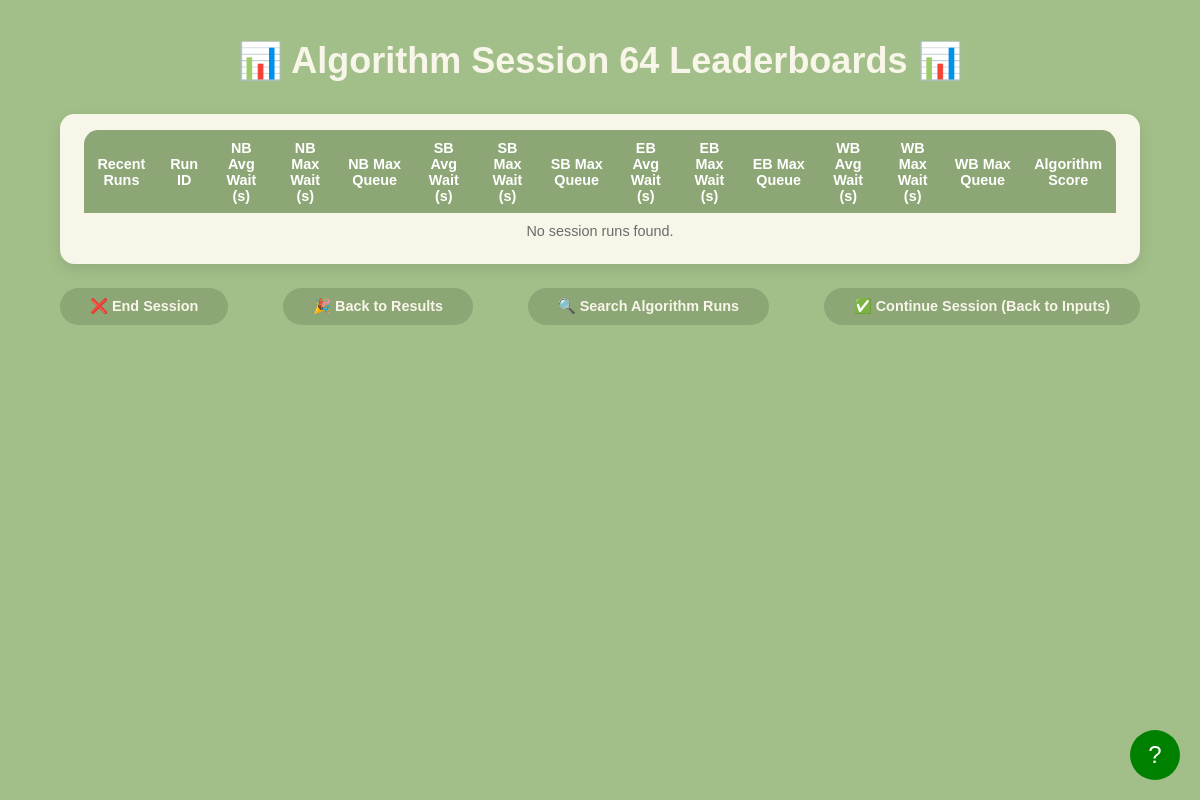
/algorithm_session_leaderboard?session_id=64, run on an earlier commit of the app's database.
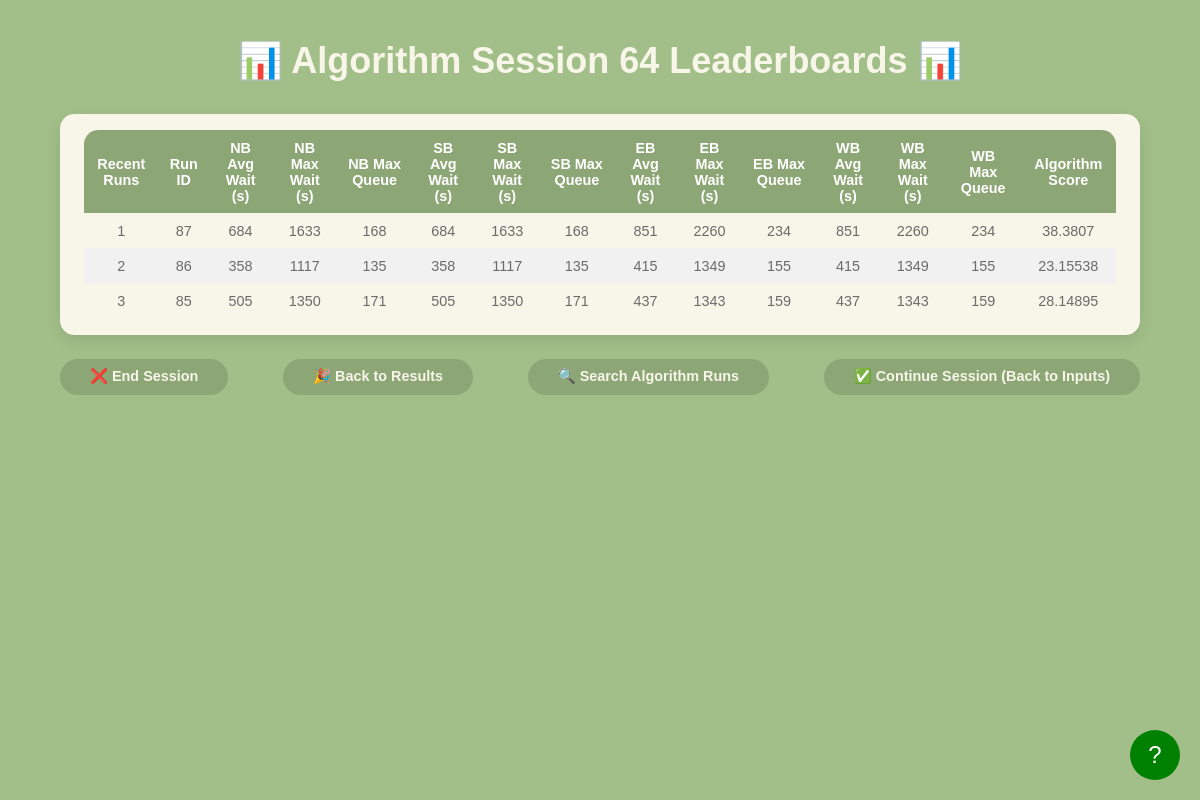
And on a later commit of the database.
### models.py (models this page shows, shortened)
class AlgorithmLeaderboardResult(db.Model):
    __tablename__ = 'algorithm_leaderboard_results'
    id = db.Column(db.Integer, primary_key=True, autoincrement=True)
    run_id = db.Column(db.Integer, db.ForeignKey('configurations.run_id'), nullable=False)
    session_id = db.Column(db.Integer, db.ForeignKey('sessions.id'), nullable=False)
    avg_wait_time_north = db.Column(db.Float, nullable=False)
    max_wait_time_north = db.Column(db.Float, nullable=False)
    max_queue_length_north = db.Column(db.Integer, nullable=False)
    avg_wait_time_south = db.Column(db.Float, nullable=False)
    max_wait_time_south = db.Column(db.Float, nullable=False)
    max_queue_length_south = db.Column(db.Integer, nullable=False)
    avg_wait_time_east = db.Column(db.Float, nullable=False)
    max_wait_time_east = db.Column(db.Float, nullable=False)
    max_queue_length_east = db.Column(db.Integer, nullable=False)
    avg_wait_time_west = db.Column(db.Float, nullable=False)
    max_wait_time_west = db.Column(db.Float, nullable=False)
    max_queue_length_west = db.Column(db.Integer, nullable=False)

### app.py (the view)
@app.route('/algorithm_session_leaderboard')
def algorithm_session_leaderboard_page():
    session_id = request.args.get('session_id', type=int)
    if not session_id:
        active_session = Session.query.filter_by(active=True).order_by(Session.id.desc()).first()
        session_id = active_session.id if active_session else None
    print(session_id)
    raw_runs = get_recent_algorithm_runs(session_id) if session_id else []
    processed_runs = []
    for run in raw_runs:
        score = compute_score_4directions(
            run.run_id,
            run.session_id,
            run.avg_wait_time_north, run.max_wait_time_north, run.max_queue_length_north,
            run.avg_wait_time_south, run.max_wait_time_south, run.max_queue_length_south,
            run.avg_wait_time_east, run.max_wait_time_east, run.max_queue_length_east,
            run.avg_wait_time_west, run.max_wait_time_west, run.max_queue_length_west
        )
        processed_runs.append({
            "run_id": run.run_id,
            "nb_avg_wait": run.avg_wait_time_north,
            "nb_max_wait": run.max_wait_time_north,
            "nb_max_queue": run.max_queue_length_north,
            "sb_avg_wait": run.avg_wait_time_south,
            "sb_max_wait": run.max_wait_time_south,
            "sb_max_queue": run.max_queue_length_south,
            "eb_avg_wait": run.avg_wait_time_east,
            "eb_max_wait": run.max_wait_time_east,
            "eb_max_queue": run.max_queue_length_east,
            "wb_avg_wait": run.avg_wait_time_west,
            "wb_max_wait": run.max_wait_time_west,
            "wb_max_queue": run.max_queue_length_west,
            "score": score
        })
    return render_template('algorithm_session_leaderboard.html', runs=processed_runs, session_id=session_id)

### app.py (called while the page is built)
def get_recent_algorithm_runs(session_id):
    return AlgorithmLeaderboardResult.query \
        .filter_by(session_id=session_id) \
        .order_by(AlgorithmLeaderboardResult.id.desc()) \
        .limit(10) \
        .all()

### templates/algorithm_session_leaderboard.html (shortened to what this page needs)
<!DOCTYPE html>
<html lang="en">
<head>
    <link rel="stylesheet" href="{{ url_for('static', filename='css/algorithm_session_leaderboard.css') }}">
</head>
<body>
    <div class="header">
        <h1>📊 Algorithm Session {{ session_id }} Leaderboards 📊</h1>
    </div>
    <div class="leaderboard-container">
        <table>
            <thead>
                <tr>
                    <th>Recent Runs</th>
                    <th>Run ID</th>
                    <th>NB Avg Wait (s)</th>
                    <th>NB Max Wait (s)</th>
                    <th>NB Max Queue</th>
                    <th>SB Avg Wait (s)</th>
                    <th>SB Max Wait (s)</th>
                    <th>SB Max Queue</th>
                    <th>EB Avg Wait (s)</th>
                    <th>EB Max Wait (s)</th>
                    <th>EB Max Queue</th>
                    <th>WB Avg Wait (s)</th>
                    <th>WB Max Wait (s)</th>
                    <th>WB Max Queue</th>
                    <th>Algorithm Score</th>
                </tr>
            </thead>
            <tbody>
                {% if runs and runs|length > 0 %}
                    {% for run in runs %}
                    <tr onclick="handleRowClick(this)">
                        <td>{{ loop.index }}</td>
                        <td>{{ run.run_id }}</td>
                        <td>{{ run.nb_avg_wait|round|int }}</td>
                        <td>{{ run.nb_max_wait|round|int }}</td>
                        <td>{{ run.nb_max_queue|round|int }}</td>
                        <td>{{ run.sb_avg_wait|round|int }}</td>
                        <td>{{ run.sb_max_wait|round|int }}</td>
                        <td>{{ run.sb_max_queue|round|int }}</td>
                        <td>{{ run.eb_avg_wait|round|int }}</td>
                        <td>{{ run.eb_max_wait|round|int }}</td>
                        <td>{{ run.eb_max_queue|round|int }}</td>
                        <td>{{ run.wb_avg_wait|round|int }}</td>
                        <td>{{ run.wb_max_wait|round|int }}</td>
                        <td>{{ run.wb_max_queue|round|int }}</td>
                        <td>{{ run.score|round(5) }}</td>
                    </tr>
                    {% endfor %}
                {% else %}
                    <tr>
                        <td colspan="15">No session runs found.</td>
                    </tr>
                {% endif %}
            </tbody>
        </table>
    </div>
    <div class="nav-container">
        <a class="nav-button" id="endBtn" href="/index">❌ End Session</a>
        <a class="res-button" id="results" href="/back_to_results">🎉 Back to Results</a>
        <a class="res-button" id="searchRunsBtn" href="/search_Algorithm_Runs">🔍 Search Algorithm Runs</a>
        <a class="nav-button" id="backBtn" href="/parameters">✅ Continue Session (Back to Inputs)</a>
    </div>
    <div id="tutorial-button">?</div>
</body>
</html>

What changed in the data, as far as the page shows it:
added AlgorithmLeaderboardResult: run_id "87", nb_avg_wait "684", nb_max_wait "1633", nb_max_queue "168", sb_avg_wait "684", sb_max_wait "1633", sb_max_queue "168", eb_avg_wait "851", eb_max_wait "2260", eb_max_queue "234", wb_avg_wait "851", wb_max_wait "2260", wb_max_queue "234", score "38.3807"
added AlgorithmLeaderboardResult: run_id "86", nb_avg_wait "358", nb_max_wait "1117", nb_max_queue "135", sb_avg_wait "358", sb_max_wait "1117", sb_max_queue "135", eb_avg_wait "415", eb_max_wait "1349", eb_max_queue "155", wb_avg_wait "415", wb_max_wait "1349", wb_max_queue "155", score "23.15538"
added AlgorithmLeaderboardResult: run_id "85", nb_avg_wait "505", nb_max_wait "1350", nb_max_queue "171", sb_avg_wait "505", sb_max_wait "1350", sb_max_queue "171", eb_avg_wait "437", eb_max_wait "1343", eb_max_queue "159", wb_avg_wait "437", wb_max_wait "1343", wb_max_queue "159", score "28.14895"
Also different on the page:
text no longer shown: "No session runs found."
